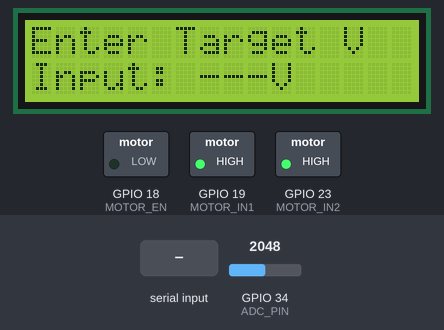
Bench run of a sketch on a simulated ESP32. Shown: 16×2 character LCD, switched loads named in the sketch (green lamp = pin HIGH). Dashed ring = blinking. The test bench sets the inputs (shaded band); at power-on: GPIO 34 (ADC_PIN) = 2048. Nothing arrives over Bluetooth unless stated.

Above: at 3.3 s.
3.4 s: "d\n" received over Serial
At 3.9 s:
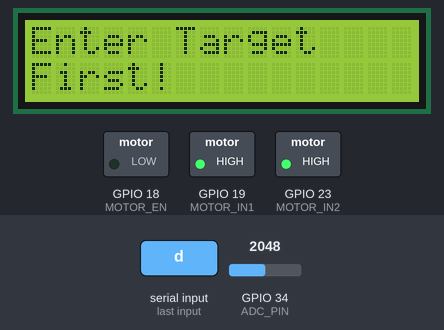
5.9 s: "C90\n" received over the second serial link
At 6.5 s:
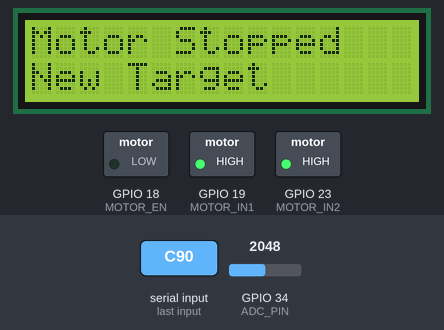
8.2 s: "D90\n" received over Serial
At 8.8 s:
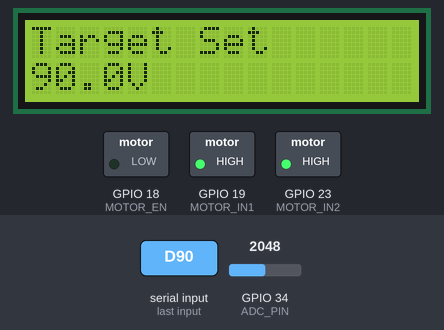
10.8 s: "A90\n" received over the second serial link
At 12.44 s:
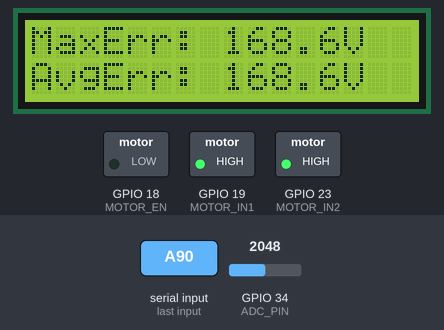
12.6 s: "D,45\n" received over Serial
At 13.4 s:
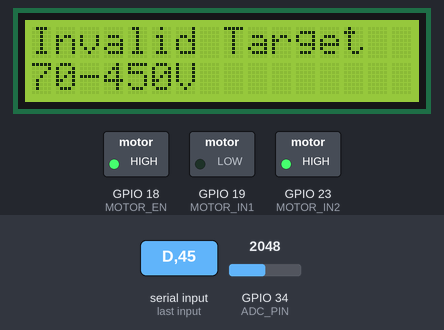
14.1 s: GPIO 34 (ADC_PIN) set to 697
At 15.71 s:
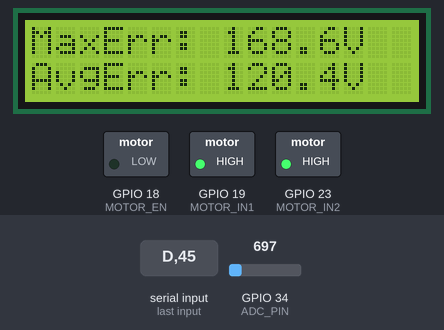
16.1 s: GPIO 34 (ADC_PIN) set to 651
Timing chart, 0 to 19.1 s (numbered marks = the images above; inputs shaded):
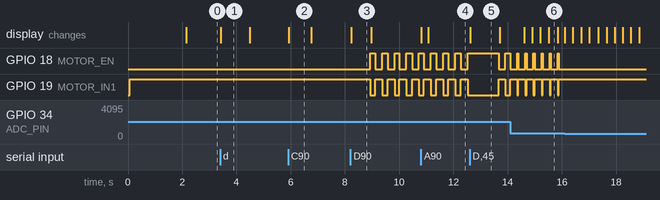

Measured:
- after the input at 3.4 s, the display: changes at once (image 1)
- after the input at 5.9 s, the display: changes at once (image 2)
- after the input at 8.2 s, GPIO 18 (MOTOR_EN): alternates HIGH for 0.19 s and LOW for 0.26 s, starting after 0.73 s; GPIO 19 (MOTOR_IN1): alternates HIGH for 0.26 s and LOW for 0.19 s, starting after 0.73 s; the display: changes at once (image 3)
- after the input at 10.8 s, the display: first changes at once (image 4 shows a later state)
- after the input at 12.6 s, the display: changes at once (image 5)
- after the input at 14.1 s, GPIO 18 (MOTOR_EN): alternates HIGH for 0.04 s and LOW for 0.26 s, starting after 0.30 s; GPIO 19 (MOTOR_IN1): alternates HIGH for 0.26 s and LOW for 0.04 s, starting after 0.30 s; the display: first changes after 0.50 s (image 6 shows a later state)
- after the input at 16.1 s, GPIO 18 (MOTOR_EN): stops changing and stays LOW; GPIO 19 (MOTOR_IN1): stops changing and stays HIGH

The sketch:

AVR_206.ino
```cpp
// ESP32 ADAPTIVE PULSE VOLTAGE STABILIZER

#include <Wire.h>
#include <LiquidCrystal_I2C.h>
#include "BluetoothSerial.h"

// PIN DEFINITIONS

const int ADC_PIN = 34;
const int MOTOR_EN  = 18;
const int MOTOR_IN1 = 19;
const int MOTOR_IN2 = 23;
const int LCD_SDA = 21;
const int LCD_SCL = 22;

LiquidCrystal_I2C lcd(0x27, 16, 2);
BluetoothSerial SerialBT;

// ELECTRICAL CONSTANTS

const float ADC_REFERENCE = 3.3;
const int ADC_MAX_VALUE = 4095;
const float DIVIDER_RATIO = 13.0;
const float TOTAL_DIODE_DROP = 1.05;
const float TRANSFORMER_RATIO = 16.25;
float CALIBRATION_GAIN = 1.0;
float CALIBRATION_OFFSET = 0.0;

// TARGET LIMITS

const float MIN_TARGET_VOLTAGE = 70.0;
const float MAX_TARGET_VOLTAGE = 450.0;

// CONTROLLER SETTINGS

const int MOTOR_PWM = 255;
const float PRECISION_BAND = 0.5;

// Pulse limits

const unsigned long MAX_PULSE_MS = 180;
const unsigned long MIN_PULSE_MS = 5;

// Starting pulse.

const unsigned long START_PULSE_MS = 80;

// Settling time
// After hard braking, allow voltage measurement to settle.

const unsigned long SETTLE_TIME_MS = 250;

// Re-check interval while stable

const unsigned long STABLE_CHECK_MS = 150;

// SYSTEM VARIABLES

float targetVoltage = 0.0;
float currentVoltage = 0.0;
float previousVoltage = 0.0;
float currentError = 0.0;
float previousError = 0.0;
bool stabilizing = false;
bool waitingForTarget = true;
String inputBuffer = "";

// CONTROLLER STATE

enum ControlState
{
    CONTROL_MEASURE,
    CONTROL_MOVING,
    CONTROL_SETTLING,
    CONTROL_STABLE
};

ControlState controlState = CONTROL_MEASURE;

unsigned long pulseStartTime = 0;
unsigned long settleStartTime = 0;
unsigned long stableStartTime = 0;

unsigned long currentPulseMs = START_PULSE_MS;

bool movingForward = true;

// ADAPTIVE CONTROL VARIABLES

// Last movement direction
int lastDirection = 0;

// Last measured correction
float lastVoltageChange = 0.0;

// Used to reduce pulse size near target
unsigned long finePulseMs = START_PULSE_MS;

// STATISTICS

float maximumError = 0.0;
float errorSum = 0.0;
unsigned long errorCount = 0;

// DISPLAY

int displayPage = 1;
unsigned long lastDisplayTime = 0;
const unsigned long DISPLAY_INTERVAL = 300;

// FUNCTION DECLARATIONS

void initializeHardware();

void handleBluetooth();
void handleKey(char key);
void handleNumber(char key);
void handleButtonA();
void handleButtonC();
void handleButtonD();
float readOutputVoltage();
float readGPIOVoltage();
float calculateOutputVoltage(float gpioVoltage);
void runController();
void startCorrection();
void finishMovement();
void choosePulse();
void motorForward(int pwm);
void motorReverse(int pwm);
void motorHardBrake();
void resetController();
void updateStatistics(float error);
void resetStatistics();
float getAverageError();
void updateDisplay();
void displayPage1();
void displayPage2();
void displayTargetInput();

// SETUP

void setup()
{
    Serial.begin(115200);
    SerialBT.begin("ESP32_Stabilizer");
    initializeHardware();
    motorHardBrake();
    lcd.clear();
    lcd.setCursor(0, 0);
    lcd.print("Voltage");
    lcd.setCursor(0, 1);
    lcd.print("Stabilizer");
    delay(2000);
    lcd.clear();
    lcd.setCursor(0, 0);
    lcd.print("Enter Target V");
    lcd.setCursor(0, 1);
    lcd.print("Input: ---V");

}

// MAIN LOOP

void loop()
{
    handleBluetooth();
    if (stabilizing)
    {
        runController();
    }
    updateDisplay();
}

// HARDWARE INITIALIZATION

void initializeHardware()
{
    pinMode(ADC_PIN, INPUT);
    pinMode(MOTOR_IN1, OUTPUT);
    pinMode(MOTOR_IN2, OUTPUT);
    ledcAttach(MOTOR_EN, 5000, 8);
    Wire.begin(LCD_SDA, LCD_SCL);
    lcd.init();
    lcd.backlight();
}

// BLUETOOTH

void handleBluetooth()
{
    while (SerialBT.available())
    {
        char key = SerialBT.read();
        handleKey(key);
    }

    while (Serial.available())
    {
        char key = Serial.read();
        handleKey(key);
    }
}

// KEY HANDLER

void handleKey(char key)
{
    if (key == '\n' || key == '\r')
    {
        return;
    }

    if (key >= '0' && key <= '9')
    {
        handleNumber(key);
        return;
    }

    switch (key)
    {
        case 'A':
        case 'a':
            handleButtonA();
            break;

        case 'C':
        case 'c':
            handleButtonC();
            break;

        case 'D':
        case 'd':
            handleButtonD();
            break;
    }
}

// NUMBER INPUT

void handleNumber(char key)
{
    if (inputBuffer.length() < 3)
    {
        inputBuffer += key;
    }

    if (waitingForTarget)
    {
        displayTargetInput();
    }
}

// BUTTON A

void handleButtonA()
{
    if (waitingForTarget)
    {
        return;
    }

    if (displayPage == 1)
    {
        displayPage = 2;
    }
    else
    {
        displayPage = 1;
    }

    lcd.clear();
}

// BUTTON C

void handleButtonC()
{
    motorHardBrake();

    stabilizing = false;
    waitingForTarget = true;
    resetController();
    resetStatistics();
    inputBuffer = "";
    lcd.clear();
    lcd.setCursor(0, 0);
    lcd.print("Motor Stopped");
    lcd.setCursor(0, 1);
    lcd.print("New Target");
    delay(700);
    lcd.clear();
    displayTargetInput();
}

// BUTTON D

void handleButtonD()
{
    if (inputBuffer.length() == 0)
    {
        lcd.clear();
        lcd.setCursor(0, 0);
        lcd.print("Enter Target");
        lcd.setCursor(0, 1);
        lcd.print("First!");
        delay(1000);
        lcd.clear();
        displayTargetInput();
        return;
    }
    float newTarget = inputBuffer.toFloat();
    if (newTarget >= MIN_TARGET_VOLTAGE && newTarget <= MAX_TARGET_VOLTAGE)
    {
        targetVoltage = newTarget;
        inputBuffer = "";
        waitingForTarget = false;

        resetController();
        resetStatistics();

        currentVoltage = readOutputVoltage();
        previousVoltage = currentVoltage;
        currentError = targetVoltage - currentVoltage;

        stabilizing = true;
        controlState = CONTROL_MEASURE;

        lcd.clear();
        lcd.setCursor(0, 0);
        lcd.print("Target Set");
        lcd.setCursor(0, 1);
        lcd.print(targetVoltage, 1);
        lcd.print("V");

        delay(700);
        lcd.clear();
    }
    else
    {
        lcd.clear();
        lcd.setCursor(0, 0);
        lcd.print("Invalid Target");
        lcd.setCursor(0, 1);
        lcd.print("70-450V");

        delay(1000);

        inputBuffer = "";
        lcd.clear();
        displayTargetInput();
    }
}
// ============================================================
// MAIN CONTROLLER
// ============================================================

void runController()
{
    unsigned long now = millis();

    // MOTOR IS CURRENTLY MOVING

    if (controlState == CONTROL_MOVING)
    {
        if (now - pulseStartTime >= currentPulseMs)
        {
            motorHardBrake();
            settleStartTime = now;
            controlState = CONTROL_SETTLING;
        }

        return;
    }

    // WAIT AFTER BRAKING

    if (controlState == CONTROL_SETTLING)
    {
        if (now - settleStartTime >= SETTLE_TIME_MS)
        {
            finishMovement();
        }

        return;
    }

    // STABLE STATE

    if (controlState == CONTROL_STABLE)
    {
        if (now - stableStartTime >= STABLE_CHECK_MS)
        {
            currentVoltage = readOutputVoltage();
            currentError =
                targetVoltage - currentVoltage;
            updateStatistics(currentError);
            if (fabs(currentError) > PRECISION_BAND)
            {
                controlState = CONTROL_MEASURE;
            }

            stableStartTime = now;
        }

        return;
    }

    // MEASURE AND DECIDE

    if (controlState == CONTROL_MEASURE)
    {
        currentVoltage = readOutputVoltage();

        currentError =
            targetVoltage - currentVoltage;

        updateStatistics(currentError);

        // Target reached
        if (fabs(currentError) <= PRECISION_BAND)
        {
            motorHardBrake();
            controlState = CONTROL_STABLE;
            stableStartTime = now;
            return;
        }

        choosePulse();
        startCorrection();
    }
}

// CHOOSE PULSE

void choosePulse()
{
    float error = fabs(currentError);

    // Large error

    if (error > 50.0)
    {
        currentPulseMs = 180;
    }

    // Medium-large error

    else if (error > 20.0)
    {
        currentPulseMs = 120;
    }

    // Medium error

    else if (error > 10.0)
    {
        currentPulseMs = 80;
    }

    // Small error

    else if (error > 5.0)
    {
        currentPulseMs = 40;
    }

    // Fine correction

    else if (error > 2.0)
    {
        currentPulseMs = 20;
    }

    // Very fine correction

    else
    {
        currentPulseMs = finePulseMs;

        if (currentPulseMs > 10)
        {
            currentPulseMs = 10;
        }
    }

    currentPulseMs =
        constrain(
            currentPulseMs,
            MIN_PULSE_MS,
            MAX_PULSE_MS
        );
}

// START CORRECTION

void startCorrection()
{
    if (currentError > 0)
    {
        // Move in direction that increases voltage
        movingForward = true;
        motorForward(MOTOR_PWM);
        lastDirection = 1;
    }
    else
    {
        // Output too HIGH
        movingForward = false;
        motorReverse(MOTOR_PWM);
        lastDirection = -1;
    }

    pulseStartTime = millis();
    controlState = CONTROL_MOVING;
}

// FINISH MOVEMENT

void finishMovement()
{
    previousVoltage = currentVoltage;

    currentVoltage = readOutputVoltage();

    currentError =
        targetVoltage - currentVoltage;

    lastVoltageChange =
        currentVoltage - previousVoltage;

    if (
        (previousVoltage < targetVoltage &&
         currentVoltage > targetVoltage)
        ||
        (previousVoltage > targetVoltage &&
         currentVoltage < targetVoltage)
    )
    {
        finePulseMs /= 2;

        if (finePulseMs < MIN_PULSE_MS)
        {
            finePulseMs = MIN_PULSE_MS;
        }
    }

    if (fabs(currentError) <= 5.0)
    {
        finePulseMs = min(
            finePulseMs,
            (unsigned long)10
        );
    }

    updateStatistics(currentError);

    // Target reached

    if (fabs(currentError) <= PRECISION_BAND)
    {
        motorHardBrake();
        controlState = CONTROL_STABLE;
        stableStartTime = millis();
        return;
    }

    controlState = CONTROL_MEASURE;
}

// VOLTAGE READING

float readOutputVoltage()
{
    float gpioVoltage = readGPIOVoltage();

    return calculateOutputVoltage(gpioVoltage);
}

// ADC READING

float readGPIOVoltage()
{
    const int SAMPLE_COUNT = 30;
    long sum = 0;
    for (int i = 0; i < SAMPLE_COUNT; i++)
    {
        sum += analogRead(ADC_PIN);
    }
    int adcValue =
        sum / SAMPLE_COUNT;
    float voltage =
        ((float)adcValue / ADC_MAX_VALUE)
        * ADC_REFERENCE;
    return voltage;
}

// VOLTAGE CALCULATION

float calculateOutputVoltage(float gpioVoltage)
{
    const float GPIO_NO_INPUT_THRESHOLD = 0.10;

    if (gpioVoltage < GPIO_NO_INPUT_THRESHOLD)
    {
        return 0.0;
    }

    float rectifiedPeakVoltage =
        gpioVoltage * DIVIDER_RATIO;
    float secondaryPeakVoltage =
        rectifiedPeakVoltage +
        TOTAL_DIODE_DROP;
    float secondaryRMSVoltage =
        secondaryPeakVoltage /
        sqrt(2.0);
    float outputVoltage =
        secondaryRMSVoltage *
        TRANSFORMER_RATIO;
    outputVoltage =
        (outputVoltage * CALIBRATION_GAIN)
        + CALIBRATION_OFFSET;
    if (outputVoltage < 0.0)
    {
        outputVoltage = 0.0;
    }
    return outputVoltage;
}

// MOTOR FORWARD

void motorForward(int pwm)
{
    pwm = constrain(pwm, 0, 255);
    digitalWrite(MOTOR_IN1, HIGH);
    digitalWrite(MOTOR_IN2, LOW);
    ledcWrite(MOTOR_EN, pwm);
}

// MOTOR REVERSE

void motorReverse(int pwm)
{
    pwm = constrain(pwm, 0, 255);
    digitalWrite(MOTOR_IN1, LOW);
    digitalWrite(MOTOR_IN2, HIGH);
    ledcWrite(MOTOR_EN, pwm);
}

// HARD BRAKE

void motorHardBrake()
{
    ledcWrite(MOTOR_EN, 0);
    digitalWrite(MOTOR_IN1, HIGH);
    digitalWrite(MOTOR_IN2, HIGH);
}

// RESET CONTROLLER

void resetController()
{
    motorHardBrake();
    controlState = CONTROL_MEASURE;
    currentPulseMs = START_PULSE_MS;
    finePulseMs = START_PULSE_MS;
    lastDirection = 0;
    lastVoltageChange = 0.0;
    previousError = 0.0;
}

// STATISTICS

void updateStatistics(float error)
{
    float absError = fabs(error);
    if (absError > maximumError)
    {
        maximumError = absError;
    }
    errorSum += absError;
    errorCount++;
}

void resetStatistics()
{
    maximumError = 0.0;
    errorSum = 0.0;
    errorCount = 0;
}

float getAverageError()
{
    if (errorCount == 0)
    {
        return 0.0;
    }

    return errorSum / errorCount;
}

// DISPLAY

void updateDisplay()
{
    unsigned long now = millis();
    if (now - lastDisplayTime < DISPLAY_INTERVAL)
    {
        return;
    }

    lastDisplayTime = now;
    if (waitingForTarget)
    {
        displayTargetInput();
        return;
    }
    if (displayPage == 1)
    {
        displayPage1();
    }
    else
    {
        displayPage2();
    }
}

// TARGET INPUT DISPLAY

void displayTargetInput()
{
    lcd.setCursor(0, 0);
    lcd.print("Enter Target V ");
    lcd.setCursor(0, 1);
    lcd.print("Input:          ");
    lcd.setCursor(7, 1);
    if (inputBuffer.length() > 0)
    {
        lcd.print(inputBuffer);
        lcd.print("V");
    }
    else
    {
        lcd.print("---V");
    }
}

// PAGE 1
void displayPage1()
{
    lcd.setCursor(0, 0);
    lcd.print("Target:         ");
    lcd.setCursor(8, 0);
    lcd.print(targetVoltage, 1);
    lcd.print("V");
    lcd.setCursor(0, 1);
    lcd.print("Output:         ");
    lcd.setCursor(8, 1);
    lcd.print(currentVoltage, 1);
    lcd.print("V");
}

// PAGE 2

void displayPage2()
{
    lcd.setCursor(0, 0);
    lcd.print("MaxErr:         ");
    lcd.setCursor(8, 0);
    lcd.print(maximumError, 1);
    lcd.print("V");
    lcd.setCursor(0, 1);
    lcd.print("AvgErr:         ");
    lcd.setCursor(8, 1);
    lcd.print(getAverageError(), 1);
    lcd.print("V");
}
```
